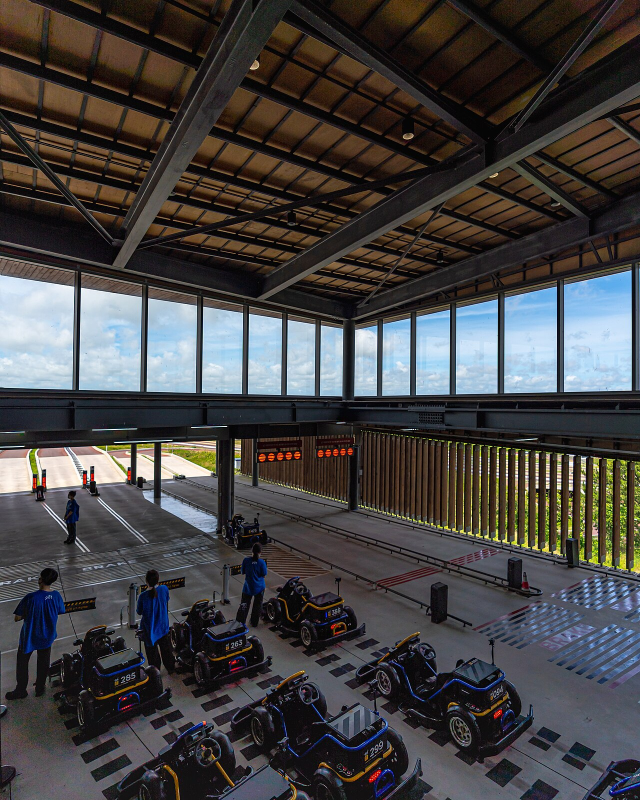
#> input picture Images/places/981-park.jpg, 1280 x 1600 px, found by its file name (shown at 1/2 size)
$ python -i _fix_jamsil_photos.py   (imports and definitions only)
#> lines starting #> are read from the running program, lines starting #| are printed output that depends on the picture
# -*- coding: utf-8 -*-
"""Fix Seokchon Lake placeholder + tall-strip Jamsil/Songridan photos."""
from __future__ import annotations

import io
import ssl
import time
import urllib.parse
import urllib.request
import urllib.error
from pathlib import Path

from PIL import Image

ROOT = Path(__file__).resolve().parents[1]
P = ROOT / "Images" / "places"
UA = "KoreaTravelGuidebook/1.0 (course photo audit; educational; rate-limited)"
CTX = ssl._create_unverified_context()
SLEEP = 7.0

COMMONS = {
    "seokchon-lake.jpg": [
        "Seokchonhosu.jpg",
        "Seokchon Lake.jpg",
        "Seokchon Lake Park.jpg",
        "석촌호수.jpg",
        "Lotte World Tower from Seokchon Lake.jpg",
        "Seokchon Lake with Lotte World Tower.jpg",
        "Cherry blossoms at Seokchon Lake.jpg",
        "Seokchon Lake cherry blossoms.jpg",
        "Lotte_World_Tower_and_Seokchon_Lake.jpg",
        "Seoul Seokchon Lake.jpg",
    ],
    "jamsil-skyline.jpg": [
        "Lotte World Tower.jpg",
        "Lotte World Tower Seoul.jpg",
        "Lotte World Tower in 2017.jpg",
        "Lotte World Tower Seoul South Korea.jpg",
        "롯데월드타워.jpg",
    ],
    "songridan-gil.jpg": [
        "Lotte World Tower.jpg",
        "Seokchonhosu.jpg",
        "Lotte World Tower from Seokchon Lake.jpg",
        "Seokchon Lake Park.jpg",
    ],
}


def log(*a):
    print(*a, flush=True)


# [6 lines left out: function to_jpeg, not called in this run]


def landscape_crop(im: Image.Image, ratio: float = 1.5) -> Image.Image:
    w, h = im.size
    target_h = int(w / ratio)
    if target_h <= h:
        # portrait or square -> crop vertically, bias toward top (landmarks)
        top = max(0, int((h - target_h) * 0.22))
        return im.crop((0, top, w, top + target_h))
    target_w = int(h * ratio)
    left = max(0, (w - target_w) // 2)
    return im.crop((left, 0, left + target_w, h))


# [66 lines left out: functions save_landscape_jpeg, http_get, try_titles, not called in this run]


def recrop_local(name: str) -> None:
#> called with name = '../Images/places/981-park.jpg'
    path = P / name
    im = Image.open(path).convert("RGB")
#> im is the input picture: PIL image 1280x1600 RGB; mean R, G, B 68.6, 66.4, 66.6
    w, h = im.size
#> w = 1280; h = 1600
    if 1.2 <= w / h <= 1.9:
        log(f"SKIP recrop {name} already {w}x{h}")
        return
    im = landscape_crop(im)
#> in landscape_crop, `return im.crop((0, top, w, top + target_h))`:
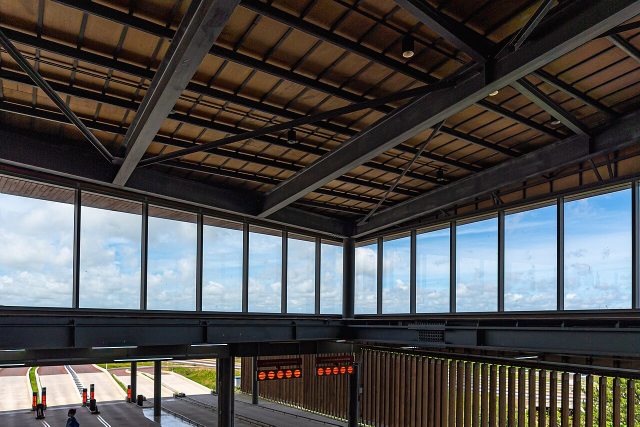
#> returned value: PIL image 1280x853 RGB (shown at 1/2 size); mean R, G, B 79.1, 77.8, 76.6
    im.thumbnail((1600, 1600), Image.Resampling.LANCZOS)
    buf = io.BytesIO()
    im.save(buf, "JPEG", quality=86, optimize=True)
    path.write_bytes(buf.getvalue())
    log(f"RECROP {name} -> {im.size} {len(buf.getvalue())}")


# [22 lines left out: function main, not called in this run]


# [2 lines not run here, left out]

>>> result = recrop_local('../Images/places/981-park.jpg')
